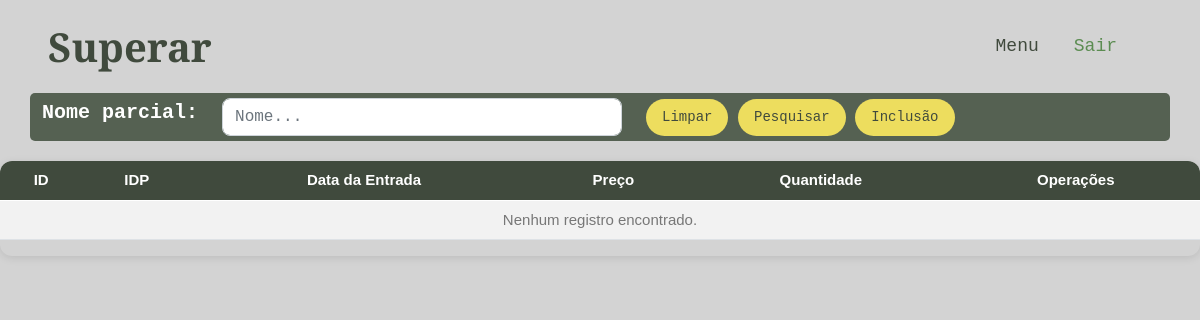
The page /entrselect.php (signed in) on the database as committed earlier.
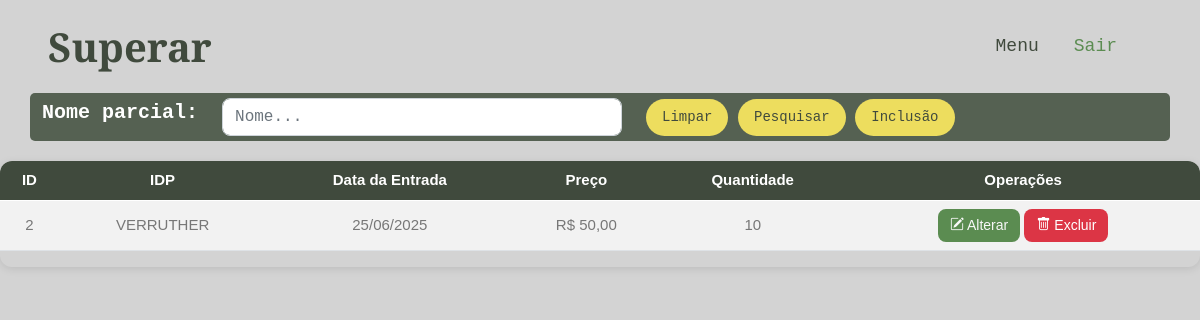
The same page on the database as committed later.
### tables this page shows
CREATE TABLE `entradaestoque` (
  `id` int(11) NOT NULL,
  `idproduto` int(11) NOT NULL,
  `dataentrada` date NOT NULL,
  `preco` decimal(10,0) NOT NULL,
  `quantidade` int(11) NOT NULL
);

CREATE TABLE `produto` (
  `id` int(11) NOT NULL,
  `nome` varchar(255) NOT NULL,
  `preco` decimal(10,2) NOT NULL,
  `comissao` decimal(5,2) DEFAULT NULL,
  `estoque` int(11) DEFAULT NULL,
  `precocusto` decimal(10,2) DEFAULT NULL,
  `precovenda` decimal(10,2) DEFAULT NULL
);

### entrselect.php (the view, shortened to what this page needs)
<?php
include('connect.php');
$sql = 'select e.id, p.nome nome, e.dataentrada as data, e.preco preco, e.quantidade quantidade from entradaestoque e
inner join produto p
on p.id = e.idproduto;';
$pesqnome = '';
$result = mysqli_query($con, $sql);
?>
<!DOCTYPE html>
<html lang="en">
<head>
    <link href="https://cdnjs.cloudflare.com/ajax/libs/font-awesome/5.10.0/css/all.min.css" rel="stylesheet">
    <link href="https://cdn.jsdelivr.net/npm/bootstrap-icons@1.4.1/font/bootstrap-icons.css" rel="stylesheet">
    <link href="lib/animate/animate.min.css" rel="stylesheet">
    <link href="lib/owlcarousel/assets/owl.carousel.min.css" rel="stylesheet">
    <link href="lib/lightbox/css/lightbox.min.css" rel="stylesheet">
    <link href="css/bootstrap.min.css" rel="stylesheet">
    <link href="css/style.css" rel="stylesheet">
</head>
<body>
    <nav class="navbar navbar-expand-lg navbar-light sticky-top px-4 px-lg-5">
        <h1 class="m-0">Superar</h1>
        <div class="collapse navbar-collapse" id="navbarCollapse">
            <div class="navbar-nav ms-auto p-4 p-lg-0">
                <a href="menu.php" class="nav-item nav-link">Menu</a>
                <a href="logout.php" class="nav-item nav-link active">Sair</a>
            </div>
        </div>
    </nav>
    <div class="text-center mx-auto wow fadeInUp" data-wow-delay="0.1s">
        <div class="container" style="background-color: transparent;" width="200px;">
            <form method="post" action="">
                <div class="row align-items-center" style="background-color: #556152; padding-top:5px; padding-bottom: 5px; border-radius: 5px;">
                    <div class="col-auto">
                        <h5 style="color: white;">Nome parcial:</h5>
                    </div>
                    <div class="col-auto">
                        <input type="text" name="pesqnome" id="pesqnome" class="form-control" placeholder="Nome..." style="width: 400px;" value="<?php echo $pesqnome; ?>">
                    </div>
                    <div class="col-auto">
                        <a href="entrselect.php" class="btn btn-secondary rounded-pill py-2 px-3">Limpar</a>
                        <button class="btn btn-secondary rounded-pill py-2 px-3" type="submit" name="submit">Pesquisar</button>
                        <a href="entrinsert.php" class="btn btn-secondary rounded-pill py-2 px-3">Inclusão</a>
                    </div>
                </div>
            </form>
        </div>
    </div>
    <div class="table-container">
        <table class="table table-striped table-hover align-middle">
            <thead>
                <tr>
                    <th scope="col">ID</th>
                    <th scope="col">IDP</th>
                    <th scope="col">Data da Entrada</th>
                    <th scope="col">Preço</th>
                    <th scope="col">Quantidade</th>
                    <th scope="col">Operações</th>
                </tr>
            </thead>
            <tbody>
                <?php
                if ($result && mysqli_num_rows($result) > 0) {
                    while ($row = mysqli_fetch_assoc($result)) {
                        $dataentrada = date("d/m/Y", strtotime($row['data']));
                        echo "<tr>
                  <td>{$row['id']}</td>
                  <td>{$row['nome']}</td>
                  <td>{$dataentrada}</td>
                  <td>R$ " . number_format($row['preco'], 2, ',', '.') . "</td>
                  <td>{$row['quantidade']}</td>
                  <td>
                      <a href='entrupdate.php?updateid={$row['id']}' class='btn btn-sm btn-primary'>
                        <i class='bi bi-pencil-square'></i> Alterar
                      </a>
                      <a href='entrdelete.php?deleteid={$row['id']}' class='btn btn-sm btn-danger'>
                        <i class='bi bi-trash'></i> Excluir
                      </a>
                  </td>
                </tr>";
                    }
                } else {
                    echo "<tr><td colspan='6' class='text-center'>Nenhum registro encontrado.</td></tr>";
                }
                ?>
            </tbody>
        </table>
    </div>
</body>
</html>

Rows that differ between the two databases and show on the page:
added entradaestoque: id "2", idproduto.nome "VERRUTHER", dataentrada "25/06/2025", preco "50,00", quantidade "10"
Other text that changed with them:
text no longer shown: "Nenhum registro encontrado."
